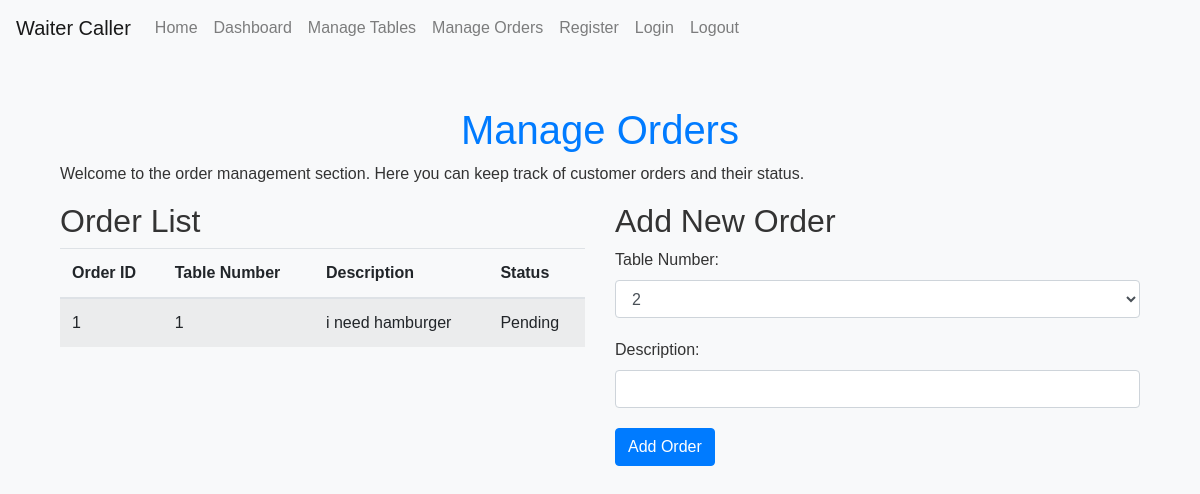
/manage_orders (signed in), run on an earlier commit of the app's database.
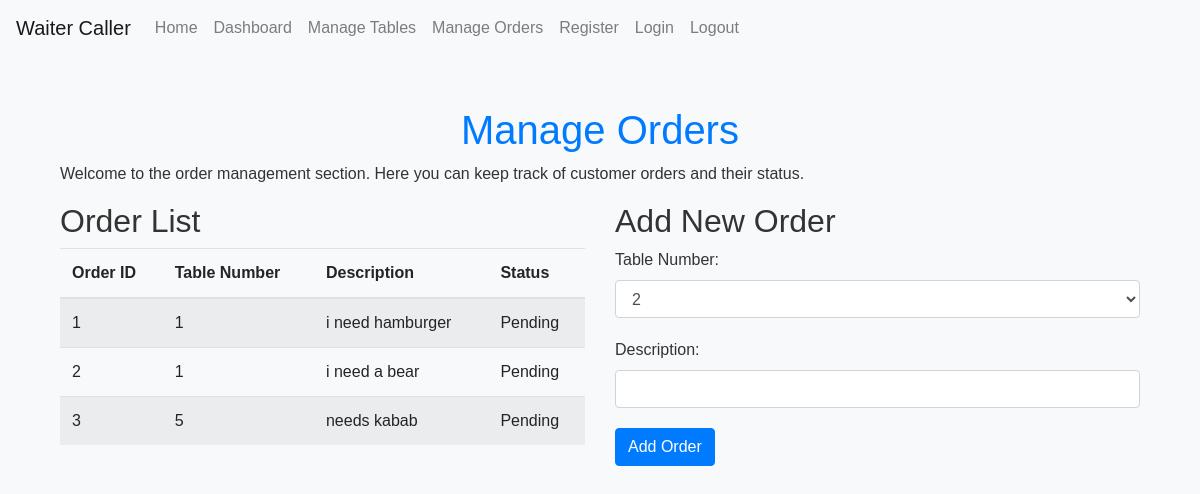
And on a later commit of the database.
### models.py (models this page shows)
class Order(db.Model):
    id = db.Column(db.Integer, primary_key=True)
    table_id = db.Column(db.Integer, db.ForeignKey('table.id'), nullable=False)
    description = db.Column(db.String(200), nullable=False)
    status = db.Column(db.String(20), nullable=False, default='Pending')
    table = db.relationship('Table', backref='orders')

### app.py (the view, shortened to what this page needs)
@app.route('/manage_orders', methods=['GET', 'POST'])
def manage_orders():
    if 'user_id' not in session:
        return redirect(url_for('login'))
    orders = Order.query.all()
    for order in orders:
        order.table = Table.query.get(order.table_id)  # Fetch the associated table for each order
    tables = Table.query.all()
    return render_template('manage_orders.html', orders=orders, tables=tables)

### templates/manage_orders.html (shortened to what this page needs)
{% extends 'base.html' %}
{% block content %}
<div class="container mt-5">
    <h1 class="text-center">Manage Orders</h1>
    <p>Welcome to the order management section. Here you can keep track of customer orders and their status.</p>
    <div class="row">
        <div class="col-md-6">
            <h2>Order List</h2>
            <table class="table table-striped">
                <thead>
                    <tr>
                        <th>Order ID</th>
                        <th>Table Number</th>
                        <th>Description</th>
                        <th>Status</th>
                    </tr>
                </thead>
                <tbody>
                    {% for order in orders %}
                        <tr>
                            <td>{{ order.id }}</td>
                            <td>{{ order.table_id }}</td>
                            <td>{{ order.description }}</td>
                            <td>{{ order.status }}</td>
                        </tr>
                    {% endfor %}
                </tbody>
            </table>
        </div>
        <div class="col-md-6">
            <h2>Add New Order</h2>
            <form method="POST" action="{{ url_for('manage_orders') }}">
                <div class="form-group">
                    <label for="table_id">Table Number:</label>
                    <select class="form-control" id="table_id" name="table_id" required>
                        {% for table in tables %}
                            <option value="{{ table.id }}">{{ table.table_number }}</option>
                        {% endfor %}
                    </select>
                </div>
                <div class="form-group">
                    <label for="description">Description:</label>
                    <input type="text" class="form-control" id="description" name="description" required>
                </div>
                <button type="submit" class="btn btn-primary">Add Order</button>
            </form>
        </div>
    </div>
</div>
{% endblock %}

### templates/base.html (shortened to what this page needs)
<!DOCTYPE html>
<html lang="en">
<head>
    <link rel="stylesheet" href="https://stackpath.bootstrapcdn.com/bootstrap/4.5.2/css/bootstrap.min.css">
    <link rel="stylesheet" href="{{ url_for('static', filename='styles.css') }}">
</head>
<body>
    <nav class="navbar navbar-expand-lg navbar-light bg-light">
        <a class="navbar-brand" href="#">Waiter Caller</a>
        <div class="collapse navbar-collapse" id="navbarSupportedContent">
            <ul class="navbar-nav mr-auto">
                <li class="nav-item">
                    <a class="nav-link" href="{{ url_for('index') }}">Home</a>
                </li>
                <li class="nav-item">
                    <a class="nav-link" href="{{ url_for('dashboard') }}">Dashboard</a>
                </li>
                <li class="nav-item">
                    <a class="nav-link" href="{{ url_for('manage_tables') }}">Manage Tables</a>
                </li>
                <li class="nav-item">
                    <a class="nav-link" href="{{ url_for('manage_orders') }}">Manage Orders</a>
                </li>
                <li class="nav-item">
                    <a class="nav-link" href="{{ url_for('register') }}">Register</a>
                </li>
                <li class="nav-item">
                    <a class="nav-link" href="{{ url_for('login') }}">Login</a>
                </li>
                <li class="nav-item">
                    <a class="nav-link" href="{{ url_for('logout') }}">Logout</a>
                </li>
            </ul>
        </div>
    </nav>
    <div class="container">
        {% block content %}
        {% endblock %}
    </div>
</body>
</html>

### static/styles.css (style rules this page uses)
body { font-family: 'Arial', sans-serif; background-color: #f8f9fa; color: #333; }
h1 { color: #007bff; margin-top: 50px; }
.btn-primary { background-color: #007bff; border-color: #007bff; }
.container { margin-top: 50px; margin-bottom: 50px; }
.form-control { margin-bottom: 20px; }

What changed in the data, as far as the page shows it:
added Order: id "2", table_id "1", description "i need a bear", status "Pending"
added Order: id "3", table_id "5", description "needs kabab", status "Pending"
